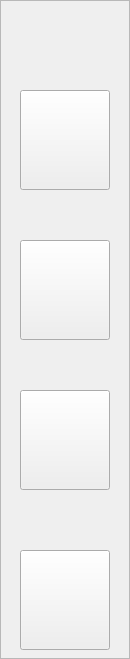
            <widget class="QFrame" name="frame_19">
             <property name="minimumSize">
              <size>
               <width>130</width>
               <height>0</height>
              </size>
             </property>
             <property name="frameShape">
              <enum>QFrame::StyledPanel</enum>
             </property>
             <property name="frameShadow">
              <enum>QFrame::Raised</enum>
             </property>
             <widget class="QPushButton" name="appointments_pb">
              <property name="geometry">
               <rect>
                <x>20</x>
                <y>240</y>
                <width>90</width>
                <height>100</height>
               </rect>
              </property>
              <property name="minimumSize">
               <size>
                <width>50</width>
                <height>100</height>
               </size>
              </property>
              <property name="text">
               <string/>
              </property>
              <property name="icon">
               <iconset resource="scheduler -py full/icons.qrc">
                <normaloff>:/icons/appointment.png</normaloff>:/icons/appointment.png</iconset>
              </property>
              <property name="iconSize">
               <size>
                <width>90</width>
                <height>80</height>
               </size>
              </property>
             </widget>
             <widget class="QPushButton" name="search_pb">
              <property name="geometry">
               <rect>
                <x>20</x>
                <y>90</y>
                <width>90</width>
                <height>100</height>
               </rect>
              </property>
              <property name="minimumSize">
               <size>
                <width>50</width>
                <height>100</height>
               </size>
              </property>
              <property name="text">
               <string/>
              </property>
              <property name="icon">
               <iconset resource="scheduler -py full/icons.qrc">
                <normaloff>:/icons/search.png</normaloff>:/icons/search.png</iconset>
              </property>
              <property name="iconSize">
               <size>
                <width>90</width>
                <height>80</height>
               </size>
              </property>
             </widget>
             <widget class="QPushButton" name="patients_pb">
              <property name="geometry">
               <rect>
                <x>20</x>
                <y>390</y>
                <width>90</width>
                <height>100</height>
               </rect>
              </property>
              <property name="minimumSize">
               <size>
                <width>50</width>
                <height>100</height>
               </size>
              </property>
              <property name="text">
               <string/>
              </property>
              <property name="icon">
               <iconset resource="scheduler -py full/icons.qrc">
                <normaloff>:/icons/patient.png</normaloff>:/icons/patient.png</iconset>
              </property>
              <property name="iconSize">
               <size>
                <width>90</width>
                <height>80</height>
               </size>
              </property>
             </widget>
             <widget class="QPushButton" name="statistics_pb">
              <property name="geometry">
               <rect>
                <x>20</x>
                <y>550</y>
                <width>90</width>
                <height>100</height>
               </rect>
              </property>
              <property name="minimumSize">
               <size>
                <width>50</width>
                <height>100</height>
               </size>
              </property>
              <property name="text">
               <string/>
              </property>
              <property name="icon">
               <iconset resource="scheduler -py full/icons.qrc">
                <normaloff>:/icons/statistics.png</normaloff>:/icons/statistics.png</iconset>
              </property>
              <property name="iconSize">
               <size>
                <width>90</width>
                <height>80</height>
               </size>
              </property>
             </widget>
            </widget>
